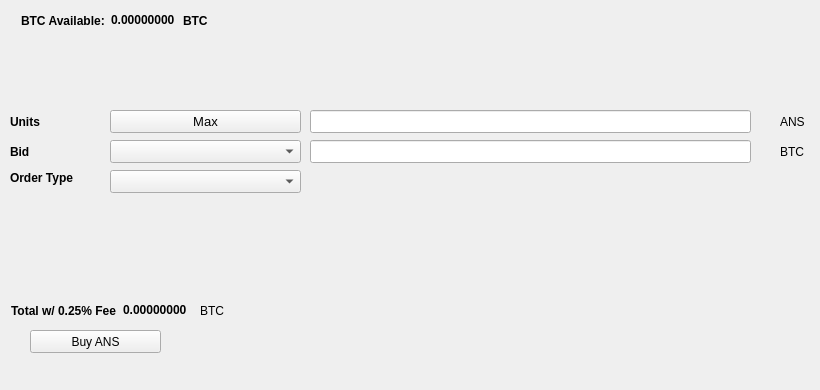
   <widget class="QWidget" name="BuyTab">
    <attribute name="title">
     <string>Buy</string>
    </attribute>
    <widget class="QPushButton" name="BuyANS">
     <property name="geometry">
      <rect>
       <x>30</x>
       <y>330</y>
       <width>131</width>
       <height>23</height>
      </rect>
     </property>
     <property name="text">
      <string>Buy ANS</string>
     </property>
     <property name="icon">
      <iconset resource="../ans.qrc">
       <normaloff>:/icons/bitcoin</normaloff>:/icons/bitcoin</iconset>
     </property>
    </widget>
    <widget class="QLabel" name="label_3">
     <property name="geometry">
      <rect>
       <x>10</x>
       <y>110</y>
       <width>46</width>
       <height>23</height>
      </rect>
     </property>
     <property name="font">
      <font>
       <weight>75</weight>
       <bold>true</bold>
      </font>
     </property>
     <property name="text">
      <string>Units</string>
     </property>
    </widget>
    <widget class="QLineEdit" name="UnitsInput">
     <property name="geometry">
      <rect>
       <x>310</x>
       <y>110</y>
       <width>441</width>
       <height>23</height>
      </rect>
     </property>
     <property name="font">
      <font>
       <pointsize>9</pointsize>
       <weight>75</weight>
       <bold>true</bold>
      </font>
     </property>
    </widget>
    <widget class="QLineEdit" name="BuyBidPriceEdit">
     <property name="geometry">
      <rect>
       <x>310</x>
       <y>140</y>
       <width>441</width>
       <height>23</height>
      </rect>
     </property>
     <property name="font">
      <font>
       <pointsize>9</pointsize>
       <weight>75</weight>
       <bold>true</bold>
      </font>
     </property>
    </widget>
    <widget class="QLabel" name="label_4">
     <property name="geometry">
      <rect>
       <x>780</x>
       <y>110</y>
       <width>31</width>
       <height>23</height>
      </rect>
     </property>
     <property name="text">
      <string>ANS</string>
     </property>
    </widget>
    <widget class="QLabel" name="label_5">
     <property name="geometry">
      <rect>
       <x>780</x>
       <y>140</y>
       <width>31</width>
       <height>23</height>
      </rect>
     </property>
     <property name="text">
      <string>BTC</string>
     </property>
    </widget>
    <widget class="QLabel" name="label_6">
     <property name="geometry">
      <rect>
       <x>10</x>
       <y>140</y>
       <width>46</width>
       <height>23</height>
      </rect>
     </property>
     <property name="font">
      <font>
       <weight>75</weight>
       <bold>true</bold>
      </font>
     </property>
     <property name="text">
      <string>Bid</string>
     </property>
    </widget>
    <widget class="QLabel" name="label_7">
     <property name="geometry">
      <rect>
       <x>10</x>
       <y>170</y>
       <width>91</width>
       <height>16</height>
      </rect>
     </property>
     <property name="font">
      <font>
       <weight>75</weight>
       <bold>true</bold>
      </font>
     </property>
     <property name="text">
      <string>Order Type</string>
     </property>
    </widget>
    <widget class="QPushButton" name="Buy_Max_Amount">
     <property name="geometry">
      <rect>
       <x>110</x>
       <y>110</y>
       <width>191</width>
       <height>23</height>
      </rect>
     </property>
     <property name="font">
      <font>
       <pointsize>10</pointsize>
      </font>
     </property>
     <property name="text">
      <string>Max</string>
     </property>
    </widget>
    <widget class="QComboBox" name="BuyBidcomboBox">
     <property name="geometry">
      <rect>
       <x>110</x>
       <y>140</y>
       <width>191</width>
       <height>23</height>
      </rect>
     </property>
     <property name="font">
      <font>
       <pointsize>10</pointsize>
      </font>
     </property>
    </widget>
    <widget class="QComboBox" name="buyOrdertypeCombo">
     <property name="geometry">
      <rect>
       <x>110</x>
       <y>170</y>
       <width>191</width>
       <height>23</height>
      </rect>
     </property>
     <property name="font">
      <font>
       <pointsize>10</pointsize>
      </font>
     </property>
    </widget>
    <widget class="QWidget" name="layoutWidget1">
     <property name="geometry">
      <rect>
       <x>21</x>
       <y>11</y>
       <width>227</width>
       <height>19</height>
      </rect>
     </property>
     <layout class="QHBoxLayout" name="horizontalLayout_3">
      <item>
       <widget class="QLabel" name="label232">
        <property name="font">
         <font>
          <weight>75</weight>
          <bold>true</bold>
         </font>
        </property>
        <property name="text">
         <string>BTC Available:</string>
        </property>
       </widget>
      </item>
      <item>
       <widget class="QLabel" name="BtcAvailableLbl">
        <property name="palette">
         <palette>
          <active>
           <colorrole role="WindowText">
            <brush brushstyle="SolidPattern">
             <color alpha="255">
              <red>0</red>
              <green>0</green>
              <blue>0</blue>
             </color>
            </brush>
           </colorrole>
           <colorrole role="Button">
            <brush brushstyle="SolidPattern">
             <color alpha="255">
              <red>0</red>
              <green>170</green>
              <blue>0</blue>
             </color>
            </brush>
           </colorrole>
           <colorrole role="Light">
            <brush brushstyle="SolidPattern">
             <color alpha="255">
              <red>0</red>
              <green>255</green>
              <blue>0</blue>
             </color>
            </brush>
           </colorrole>
           <colorrole role="Midlight">
            <brush brushstyle="SolidPattern">
             <color alpha="255">
              <red>0</red>
              <green>212</green>
              <blue>0</blue>
             </color>
            </brush>
           </colorrole>
           <colorrole role="Dark">
            <brush brushstyle="SolidPattern">
             <color alpha="255">
              <red>0</red>
              <green>85</green>
              <blue>0</blue>
             </color>
            </brush>
           </colorrole>
           <colorrole role="Mid">
            <brush brushstyle="SolidPattern">
             <color alpha="255">
              <red>0</red>
              <green>113</green>
              <blue>0</blue>
             </color>
            </brush>
           </colorrole>
           <colorrole role="Text">
            <brush brushstyle="SolidPattern">
             <color alpha="255">
              <red>0</red>
              <green>170</green>
              <blue>0</blue>
             </color>
            </brush>
           </colorrole>
           <colorrole role="BrightText">
            <brush brushstyle="SolidPattern">
             <color alpha="255">
              <red>255</red>
              <green>255</green>
              <blue>255</blue>
             </color>
            </brush>
           </colorrole>
           <colorrole role="ButtonText">
            <brush brushstyle="SolidPattern">
             <color alpha="255">
              <red>0</red>
              <green>0</green>
              <blue>0</blue>
             </color>
            </brush>
           </colorrole>
           <colorrole role="Base">
            <brush brushstyle="SolidPattern">
             <color alpha="255">
              <red>255</red>
              <green>255</green>
              <blue>255</blue>
             </color>
            </brush>
           </colorrole>
           <colorrole role="Window">
            <brush brushstyle="SolidPattern">
             <color alpha="255">
              <red>0</red>
              <green>170</green>
              <blue>0</blue>
             </color>
            </brush>
           </colorrole>
           <colorrole role="Shadow">
            <brush brushstyle="SolidPattern">
             <color alpha="255">
              <red>0</red>
              <green>0</green>
              <blue>0</blue>
             </color>
            </brush>
           </colorrole>
           <colorrole role="AlternateBase">
            <brush brushstyle="SolidPattern">
             <color alpha="255">
              <red>127</red>
              <green>212</green>
              <blue>127</blue>
             </color>
            </brush>
           </colorrole>
           <colorrole role="ToolTipBase">
            <brush brushstyle="SolidPattern">
             <color alpha="255">
              <red>255</red>
              <green>255</green>
              <blue>220</blue>
             </color>
            </brush>
           </colorrole>
           <colorrole role="ToolTipText">
            <brush brushstyle="SolidPattern">
             <color alpha="255">
              <red>0</red>
              <green>0</green>
              <blue>0</blue>
             </color>
            </brush>
           </colorrole>
          </active>
          <inactive>
           <colorrole role="WindowText">
            <brush brushstyle="SolidPattern">
             <color alpha="255">
              <red>0</red>
              <green>0</green>
              <blue>0</blue>
             </color>
            </brush>
           </colorrole>
           <colorrole role="Button">
            <brush brushstyle="SolidPattern">
             <color alpha="255">
              <red>0</red>
              <green>170</green>
              <blue>0</blue>
             </color>
            </brush>
           </colorrole>
           <colorrole role="Light">
            <brush brushstyle="SolidPattern">
             <color alpha="255">
              <red>0</red>
              <green>255</green>
              <blue>0</blue>
             </color>
            </brush>
           </colorrole>
           <colorrole role="Midlight">
            <brush brushstyle="SolidPattern">
             <color alpha="255">
              <red>0</red>
              <green>212</green>
              <blue>0</blue>
             </color>
            </brush>
           </colorrole>
           <colorrole role="Dark">
            <brush brushstyle="SolidPattern">
             <color alpha="255">
              <red>0</red>
              <green>85</green>
              <blue>0</blue>
             </color>
            </brush>
           </colorrole>
           <colorrole role="Mid">
            <brush brushstyle="SolidPattern">
             <color alpha="255">
              <red>0</red>
              <green>113</green>
              <blue>0</blue>
             </color>
            </brush>
           </colorrole>
           <colorrole role="Text">
            <brush brushstyle="SolidPattern">
             <color alpha="255">
              <red>0</red>
              <green>170</green>
              <blue>0</blue>
             </color>
            </brush>
           </colorrole>
           <colorrole role="BrightText">
            <brush brushstyle="SolidPattern">
             <color alpha="255">
              <red>255</red>
              <green>255</green>
              <blue>255</blue>
             </color>
            </brush>
           </colorrole>
           <colorrole role="ButtonText">
            <brush brushstyle="SolidPattern">
             <color alpha="255">
              <red>0</red>
              <green>0</green>
              <blue>0</blue>
             </color>
            </brush>
           </colorrole>
           <colorrole role="Base">
            <brush brushstyle="SolidPattern">
             <color alpha="255">
              <red>255</red>
              <green>255</green>
              <blue>255</blue>
             </color>
            </brush>
           </colorrole>
           <colorrole role="Window">
            <brush brushstyle="SolidPattern">
             <color alpha="255">
              <red>0</red>
              <green>170</green>
              <blue>0</blue>
             </color>
            </brush>
           </colorrole>
           <colorrole role="Shadow">
            <brush brushstyle="SolidPattern">
             <color alpha="255">
              <red>0</red>
              <green>0</green>
              <blue>0</blue>
             </color>
            </brush>
           </colorrole>
           <colorrole role="AlternateBase">
            <brush brushstyle="SolidPattern">
             <color alpha="255">
              <red>127</red>
              <green>212</green>
              <blue>127</blue>
             </color>
            </brush>
           </colorrole>
           <colorrole role="ToolTipBase">
            <brush brushstyle="SolidPattern">
             <color alpha="255">
              <red>255</red>
              <green>255</green>
              <blue>220</blue>
             </color>
            </brush>
           </colorrole>
           <colorrole role="ToolTipText">
            <brush brushstyle="SolidPattern">
             <color alpha="255">
              <red>0</red>
              <green>0</green>
              <blue>0</blue>
             </color>
            </brush>
           </colorrole>
          </inactive>
          <disabled>
           <colorrole role="WindowText">
            <brush brushstyle="SolidPattern">
             <color alpha="255">
              <red>0</red>
              <green>85</green>
              <blue>0</blue>
             </color>
            </brush>
           </colorrole>
           <colorrole role="Button">
            <brush brushstyle="SolidPattern">
             <color alpha="255">
              <red>0</red>
              <green>170</green>
              <blue>0</blue>
             </color>
            </brush>
           </colorrole>
           <colorrole role="Light">
            <brush brushstyle="SolidPattern">
             <color alpha="255">
              <red>0</red>
              <green>255</green>
              <blue>0</blue>
             </color>
            </brush>
           </colorrole>
           <colorrole role="Midlight">
            <brush brushstyle="SolidPattern">
             <color alpha="255">
              <red>0</red>
              <green>212</green>
              <blue>0</blue>
             </color>
            </brush>
           </colorrole>
           <colorrole role="Dark">
            <brush brushstyle="SolidPattern">
             <color alpha="255">
              <red>0</red>
              <green>85</green>
              <blue>0</blue>
             </color>
            </brush>
           </colorrole>
           <colorrole role="Mid">
            <brush brushstyle="SolidPattern">
             <color alpha="255">
              <red>0</red>
              <green>113</green>
              <blue>0</blue>
             </color>
            </brush>
           </colorrole>
           <colorrole role="Text">
            <brush brushstyle="SolidPattern">
             <color alpha="255">
              <red>0</red>
              <green>85</green>
              <blue>0</blue>
             </color>
            </brush>
           </colorrole>
           <colorrole role="BrightText">
            <brush brushstyle="SolidPattern">
             <color alpha="255">
              <red>255</red>
              <green>255</green>
              <blue>255</blue>
             </color>
            </brush>
           </colorrole>
           <colorrole role="ButtonText">
            <brush brushstyle="SolidPattern">
             <color alpha="255">
              <red>0</red>
              <green>85</green>
              <blue>0</blue>
             </color>
            </brush>
           </colorrole>
           <colorrole role="Base">
            <brush brushstyle="SolidPattern">
             <color alpha="255">
              <red>0</red>
              <green>170</green>
              <blue>0</blue>
             </color>
            </brush>
           </colorrole>
           <colorrole role="Window">
            <brush brushstyle="SolidPattern">
             <color alpha="255">
              <red>0</red>
              <green>170</green>
              <blue>0</blue>
             </color>
            </brush>
           </colorrole>
           <colorrole role="Shadow">
            <brush brushstyle="SolidPattern">
             <color alpha="255">
              <red>0</red>
              <green>0</green>
              <blue>0</blue>
             </color>
            </brush>
           </colorrole>
           <colorrole role="AlternateBase">
            <brush brushstyle="SolidPattern">
             <color alpha="255">
              <red>0</red>
              <green>170</green>
              <blue>0</blue>
             </color>
            </brush>
           </colorrole>
           <colorrole role="ToolTipBase">
            <brush brushstyle="SolidPattern">
             <color alpha="255">
              <red>255</red>
              <green>255</green>
              <blue>220</blue>
             </color>
            </brush>
           </colorrole>
           <colorrole role="ToolTipText">
            <brush brushstyle="SolidPattern">
             <color alpha="255">
              <red>0</red>
              <green>0</green>
              <blue>0</blue>
             </color>
            </brush>
           </colorrole>
          </disabled>
         </palette>
        </property>
        <property name="font">
         <font>
          <weight>75</weight>
          <bold>true</bold>
         </font>
        </property>
        <property name="text">
         <string>0.00000000</string>
        </property>
        <property name="textInteractionFlags">
         <set>Qt::LinksAccessibleByMouse|Qt::TextSelectableByKeyboard|Qt::TextSelectableByMouse</set>
        </property>
       </widget>
      </item>
      <item>
       <widget class="QLabel" name="BtcAvailableLbl_2">
        <property name="font">
         <font>
          <weight>75</weight>
          <bold>true</bold>
         </font>
        </property>
        <property name="text">
         <string>BTC</string>
        </property>
       </widget>
      </item>
     </layout>
    </widget>
    <widget class="QWidget" name="layoutWidge2">
     <property name="geometry">
      <rect>
       <x>11</x>
       <y>301</y>
       <width>259</width>
       <height>19</height>
      </rect>
     </property>
     <layout class="QHBoxLayout" name="horizontalLayout_4">
      <item>
       <widget class="QLabel" name="label_9">
        <property name="font">
         <font>
          <weight>75</weight>
          <bold>true</bold>
         </font>
        </property>
        <property name="text">
         <string>Total w/ 0.25% Fee</string>
        </property>
       </widget>
      </item>
      <item>
       <widget class="QLabel" name="BuyCostLabel">
        <property name="palette">
         <palette>
          <active>
           <colorrole role="WindowText">
            <brush brushstyle="SolidPattern">
             <color alpha="255">
              <red>0</red>
              <green>0</green>
              <blue>0</blue>
             </color>
            </brush>
           </colorrole>
           <colorrole role="Button">
            <brush brushstyle="SolidPattern">
             <color alpha="255">
              <red>0</red>
              <green>170</green>
              <blue>0</blue>
             </color>
            </brush>
           </colorrole>
           <colorrole role="Light">
            <brush brushstyle="SolidPattern">
             <color alpha="255">
              <red>0</red>
              <green>255</green>
              <blue>0</blue>
             </color>
            </brush>
           </colorrole>
           <colorrole role="Midlight">
            <brush brushstyle="SolidPattern">
             <color alpha="255">
              <red>0</red>
              <green>212</green>
              <blue>0</blue>
             </color>
            </brush>
           </colorrole>
           <colorrole role="Dark">
            <brush brushstyle="SolidPattern">
             <color alpha="255">
              <red>0</red>
              <green>85</green>
              <blue>0</blue>
             </color>
            </brush>
           </colorrole>
           <colorrole role="Mid">
            <brush brushstyle="SolidPattern">
             <color alpha="255">
              <red>0</red>
              <green>113</green>
              <blue>0</blue>
             </color>
            </brush>
           </colorrole>
           <colorrole role="Text">
            <brush brushstyle="SolidPattern">
             <color alpha="255">
              <red>0</red>
              <green>170</green>
              <blue>0</blue>
             </color>
            </brush>
           </colorrole>
           <colorrole role="BrightText">
            <brush brushstyle="SolidPattern">
             <color alpha="255">
              <red>255</red>
              <green>255</green>
              <blue>255</blue>
             </color>
            </brush>
           </colorrole>
           <colorrole role="ButtonText">
            <brush brushstyle="SolidPattern">
             <color alpha="255">
              <red>0</red>
              <green>0</green>
              <blue>0</blue>
             </color>
            </brush>
           </colorrole>
           <colorrole role="Base">
            <brush brushstyle="SolidPattern">
             <color alpha="255">
              <red>255</red>
              <green>255</green>
              <blue>255</blue>
             </color>
            </brush>
           </colorrole>
           <colorrole role="Window">
            <brush brushstyle="SolidPattern">
             <color alpha="255">
              <red>0</red>
              <green>170</green>
              <blue>0</blue>
             </color>
            </brush>
           </colorrole>
           <colorrole role="Shadow">
            <brush brushstyle="SolidPattern">
             <color alpha="255">
              <red>0</red>
              <green>0</green>
              <blue>0</blue>
             </color>
            </brush>
           </colorrole>
           <colorrole role="AlternateBase">
            <brush brushstyle="SolidPattern">
             <color alpha="255">
              <red>127</red>
              <green>212</green>
              <blue>127</blue>
             </color>
            </brush>
           </colorrole>
           <colorrole role="ToolTipBase">
            <brush brushstyle="SolidPattern">
             <color alpha="255">
              <red>255</red>
              <green>255</green>
              <blue>220</blue>
             </color>
            </brush>
           </colorrole>
           <colorrole role="ToolTipText">
            <brush brushstyle="SolidPattern">
             <color alpha="255">
              <red>0</red>
              <green>0</green>
              <blue>0</blue>
             </color>
            </brush>
           </colorrole>
          </active>
          <inactive>
           <colorrole role="WindowText">
            <brush brushstyle="SolidPattern">
             <color alpha="255">
              <red>0</red>
              <green>0</green>
              <blue>0</blue>
             </color>
            </brush>
           </colorrole>
           <colorrole role="Button">
            <brush brushstyle="SolidPattern">
             <color alpha="255">
              <red>0</red>
              <green>170</green>
              <blue>0</blue>
             </color>
            </brush>
           </colorrole>
           <colorrole role="Light">
            <brush brushstyle="SolidPattern">
             <color alpha="255">
              <red>0</red>
              <green>255</green>
              <blue>0</blue>
             </color>
            </brush>
           </colorrole>
           <colorrole role="Midlight">
            <brush brushstyle="SolidPattern">
             <color alpha="255">
              <red>0</red>
              <green>212</green>
              <blue>0</blue>
             </color>
            </brush>
           </colorrole>
           <colorrole role="Dark">
            <brush brushstyle="SolidPattern">
             <color alpha="255">
              <red>0</red>
              <green>85</green>
              <blue>0</blue>
             </color>
            </brush>
           </colorrole>
           <colorrole role="Mid">
            <brush brushstyle="SolidPattern">
             <color alpha="255">
              <red>0</red>
              <green>113</green>
              <blue>0</blue>
             </color>
            </brush>
           </colorrole>
           <colorrole role="Text">
            <brush brushstyle="SolidPattern">
             <color alpha="255">
              <red>0</red>
              <green>170</green>
              <blue>0</blue>
             </color>
            </brush>
           </colorrole>
           <colorrole role="BrightText">
            <brush brushstyle="SolidPattern">
             <color alpha="255">
              <red>255</red>
              <green>255</green>
              <blue>255</blue>
             </color>
            </brush>
           </colorrole>
           <colorrole role="ButtonText">
            <brush brushstyle="SolidPattern">
             <color alpha="255">
              <red>0</red>
              <green>0</green>
              <blue>0</blue>
             </color>
            </brush>
           </colorrole>
           <colorrole role="Base">
            <brush brushstyle="SolidPattern">
             <color alpha="255">
              <red>255</red>
              <green>255</green>
              <blue>255</blue>
             </color>
            </brush>
           </colorrole>
           <colorrole role="Window">
            <brush brushstyle="SolidPattern">
             <color alpha="255">
              <red>0</red>
              <green>170</green>
              <blue>0</blue>
             </color>
            </brush>
           </colorrole>
           <colorrole role="Shadow">
            <brush brushstyle="SolidPattern">
             <color alpha="255">
              <red>0</red>
              <green>0</green>
              <blue>0</blue>
             </color>
            </brush>
           </colorrole>
           <colorrole role="AlternateBase">
            <brush brushstyle="SolidPattern">
             <color alpha="255">
              <red>127</red>
              <green>212</green>
              <blue>127</blue>
             </color>
            </brush>
           </colorrole>
           <colorrole role="ToolTipBase">
            <brush brushstyle="SolidPattern">
             <color alpha="255">
              <red>255</red>
              <green>255</green>
              <blue>220</blue>
             </color>
            </brush>
           </colorrole>
           <colorrole role="ToolTipText">
            <brush brushstyle="SolidPattern">
             <color alpha="255">
              <red>0</red>
              <green>0</green>
              <blue>0</blue>
             </color>
            </brush>
           </colorrole>
          </inactive>
          <disabled>
           <colorrole role="WindowText">
            <brush brushstyle="SolidPattern">
             <color alpha="255">
              <red>0</red>
              <green>85</green>
              <blue>0</blue>
             </color>
            </brush>
           </colorrole>
           <colorrole role="Button">
            <brush brushstyle="SolidPattern">
             <color alpha="255">
              <red>0</red>
              <green>170</green>
              <blue>0</blue>
             </color>
            </brush>
           </colorrole>
           <colorrole role="Light">
            <brush brushstyle="SolidPattern">
             <color alpha="255">
              <red>0</red>
              <green>255</green>
              <blue>0</blue>
             </color>
            </brush>
           </colorrole>
           <colorrole role="Midlight">
            <brush brushstyle="SolidPattern">
             <color alpha="255">
              <red>0</red>
              <green>212</green>
              <blue>0</blue>
             </color>
            </brush>
           </colorrole>
           <colorrole role="Dark">
            <brush brushstyle="SolidPattern">
             <color alpha="255">
              <red>0</red>
              <green>85</green>
              <blue>0</blue>
             </color>
            </brush>
           </colorrole>
           <colorrole role="Mid">
            <brush brushstyle="SolidPattern">
             <color alpha="255">
              <red>0</red>
              <green>113</green>
              <blue>0</blue>
             </color>
            </brush>
           </colorrole>
           <colorrole role="Text">
            <brush brushstyle="SolidPattern">
             <color alpha="255">
              <red>0</red>
              <green>85</green>
              <blue>0</blue>
             </color>
            </brush>
           </colorrole>
           <colorrole role="BrightText">
            <brush brushstyle="SolidPattern">
             <color alpha="255">
              <red>255</red>
              <green>255</green>
              <blue>255</blue>
             </color>
            </brush>
           </colorrole>
           <colorrole role="ButtonText">
            <brush brushstyle="SolidPattern">
             <color alpha="255">
              <red>0</red>
              <green>85</green>
              <blue>0</blue>
             </color>
            </brush>
           </colorrole>
           <colorrole role="Base">
            <brush brushstyle="SolidPattern">
             <color alpha="255">
              <red>0</red>
              <green>170</green>
              <blue>0</blue>
             </color>
            </brush>
           </colorrole>
           <colorrole role="Window">
            <brush brushstyle="SolidPattern">
             <color alpha="255">
              <red>0</red>
              <green>170</green>
              <blue>0</blue>
             </color>
            </brush>
           </colorrole>
           <colorrole role="Shadow">
            <brush brushstyle="SolidPattern">
             <color alpha="255">
              <red>0</red>
              <green>0</green>
              <blue>0</blue>
             </color>
            </brush>
           </colorrole>
           <colorrole role="AlternateBase">
            <brush brushstyle="SolidPattern">
             <color alpha="255">
              <red>0</red>
              <green>170</green>
              <blue>0</blue>
             </color>
            </brush>
           </colorrole>
           <colorrole role="ToolTipBase">
            <brush brushstyle="SolidPattern">
             <color alpha="255">
              <red>255</red>
              <green>255</green>
              <blue>220</blue>
             </color>
            </brush>
           </colorrole>
           <colorrole role="ToolTipText">
            <brush brushstyle="SolidPattern">
             <color alpha="255">
              <red>0</red>
              <green>0</green>
              <blue>0</blue>
             </color>
            </brush>
           </colorrole>
          </disabled>
         </palette>
        </property>
        <property name="font">
         <font>
          <weight>75</weight>
          <bold>true</bold>
         </font>
        </property>
        <property name="autoFillBackground">
         <bool>false</bool>
        </property>
        <property name="text">
         <string>0.00000000</string>
        </property>
        <property name="textInteractionFlags">
         <set>Qt::LinksAccessibleByMouse|Qt::TextSelectableByMouse</set>
        </property>
       </widget>
      </item>
      <item>
       <widget class="QLabel" name="label_10">
        <property name="font">
         <font>
          <weight>50</weight>
          <bold>false</bold>
         </font>
        </property>
        <property name="text">
         <string>BTC</string>
        </property>
       </widget>
      </item>
     </layout>
    </widget>
    <widget class="QLabel" name="label_24">
     <property name="geometry">
      <rect>
       <x>460</x>
       <y>300</y>
       <width>281</width>
       <height>81</height>
      </rect>
     </property>
     <property name="text">
      <string/>
     </property>
     <property name="pixmap">
      <pixmap>:/images/bittrex</pixmap>
     </property>
    </widget>
   </widget>
